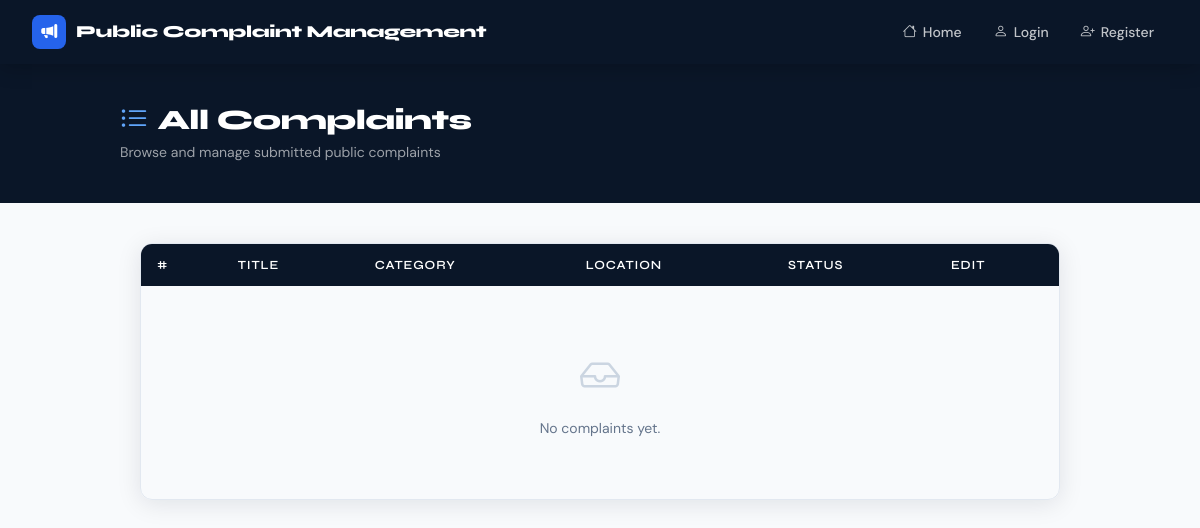
The page /view_complaint/ on the database as committed earlier.
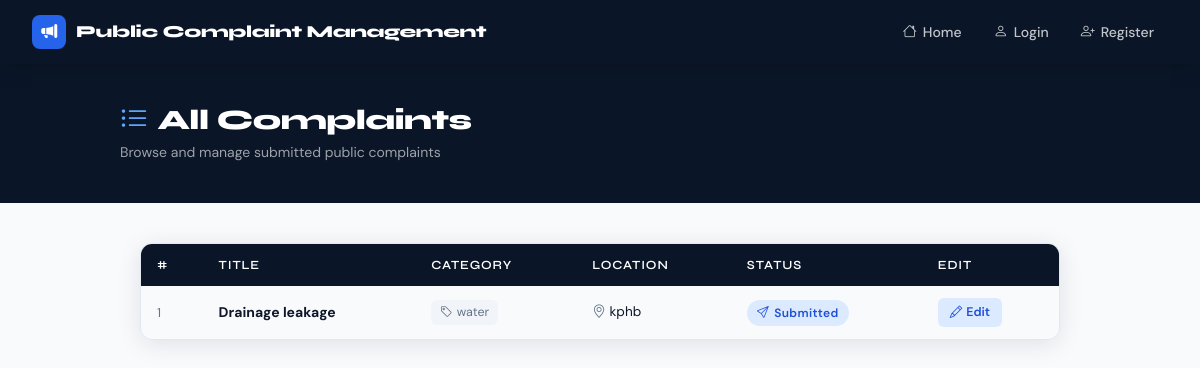
The same page on the database as committed later.
### complaints/models.py (models this page shows)
class Complaints(models.Model):
    title=models.CharField(max_length=200)
    description=models.TextField()
    category=models.CharField(max_length=100)
    location=models.CharField(max_length=100)
    status=models.CharField(max_length=100,default="submitted")
    created_at=models.DateTimeField(auto_now_add=True)

### complaints/views.py (the view)
# urls.py: path('view_complaint/', views.view_complaints, name='view_complaint'),
def view_complaints(request):
    data = Complaints.objects.all()
    return render(request, 'complaints/view_complaints.html', {
        'complaints': data
    })

### complaints/templates/complaints/view_complaints.html (shortened to what this page needs)
{% extends 'complaints/base.html' %}
{% block content %}
<div class="page-header">
    <div class="page-header-inner">
        <div>
            <h1><i class="bi bi-list-ul" style="color:#60a5fa;margin-right:10px;"></i>All Complaints</h1>
            <p>Browse and manage submitted public complaints</p>
        </div>
    </div>
</div>
<div class="complaints-body">
    <div class="table-wrapper">
        <table class="table-custom">
            <thead>
                <tr>
                    <th>#</th>
                    <th>Title</th>
                    <th>Category</th>
                    <th>Location</th>
                    <th>Status</th>
                    <th>Edit</th>
                </tr>
            </thead>
            <tbody>
                {% for complaint in complaints %}
                <tr>
                    <td style="color:var(--text-muted);font-size:0.8rem;">{{ forloop.counter }}</td>
                    <td><strong>{{ complaint.title }}</strong></td>
                    <td>
                        <span style="display:inline-flex;align-items:center;gap:4px;background:#f1f5f9;padding:3px 9px;border-radius:6px;font-size:0.78rem;color:var(--text-muted);">
                            <i class="bi bi-tag"></i> {{ complaint.category }}
                        </span>
                    </td>
                    <td style="font-size:0.85rem;">
                        <i class="bi bi-geo-alt" style="color:var(--text-muted);"></i> {{ complaint.location }}
                    </td>
                    <td>
                        {% if complaint.status == "resolved" %}
                            <span class="badge-status badge-resolved"><i class="bi bi-check-circle"></i> Resolved</span>
                        {% elif complaint.status == "in progress" %}
                            <span class="badge-status badge-progress"><i class="bi bi-arrow-repeat"></i> In Progress</span>
                        {% else %}
                            <span class="badge-status badge-submitted"><i class="bi bi-send"></i> Submitted</span>
                        {% endif %}
                    </td>
                    <td>
                        <a href="/edit/{{ complaint.id }}/" class="btn-sm-action btn-edit">
                            <i class="bi bi-pencil"></i> Edit
                        </a>
                    </td>
                </tr>
                {% empty %}
                <tr>
                    <td colspan="7">
                        <div style="text-align:center;padding:3rem 1rem;color:var(--text-muted);">
                            <i class="bi bi-inbox" style="font-size:2.5rem;display:block;margin-bottom:0.75rem;color:#cbd5e1;"></i>
                            No complaints yet.
                        </div>
                    </td>
                </tr>
                {% endfor %}
            </tbody>
        </table>
    </div>
</div>
{% endblock %}

Rows that differ between the two databases and show on the page:
added Complaints: title "Drainage leakage", category "water", location "kphb", status "submitted" (drawn)
Other text that changed with them:
text no longer shown: "No complaints yet."
